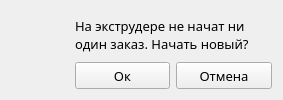
<?xml version="1.0" encoding="UTF-8"?>
<ui version="4.0">
 <class>login_Dialog</class>
 <widget class="QDialog" name="login_Dialog">
  <property name="windowModality">
   <enum>Qt::ApplicationModal</enum>
  </property>
  <property name="enabled">
   <bool>true</bool>
  </property>
  <property name="geometry">
   <rect>
    <x>0</x>
    <y>0</y>
    <width>283</width>
    <height>100</height>
   </rect>
  </property>
  <property name="minimumSize">
   <size>
    <width>283</width>
    <height>100</height>
   </size>
  </property>
  <property name="maximumSize">
   <size>
    <width>350</width>
    <height>130</height>
   </size>
  </property>
  <property name="windowTitle">
   <string>Новый заказ</string>
  </property>
  <property name="windowIcon">
   <iconset>
    <normaloff>question.png</normaloff>question.png</iconset>
  </property>
  <property name="modal">
   <bool>true</bool>
  </property>
  <layout class="QGridLayout" name="gridLayout">
   <property name="verticalSpacing">
    <number>3</number>
   </property>
   <item row="1" column="2">
    <widget class="QPushButton" name="ok_button">
     <property name="minimumSize">
      <size>
       <width>0</width>
       <height>27</height>
      </size>
     </property>
     <property name="font">
      <font>
       <family>Amazon Ember Display</family>
       <pointsize>10</pointsize>
      </font>
     </property>
     <property name="focusPolicy">
      <enum>Qt::NoFocus</enum>
     </property>
     <property name="text">
      <string>Ок</string>
     </property>
    </widget>
   </item>
   <item row="1" column="3">
    <widget class="QPushButton" name="cancel_button">
     <property name="minimumSize">
      <size>
       <width>0</width>
       <height>27</height>
      </size>
     </property>
     <property name="font">
      <font>
       <family>Amazon Ember Display</family>
       <pointsize>10</pointsize>
      </font>
     </property>
     <property name="focusPolicy">
      <enum>Qt::NoFocus</enum>
     </property>
     <property name="text">
      <string>Отмена</string>
     </property>
    </widget>
   </item>
   <item row="0" column="1">
    <widget class="QLabel" name="pass_input_label">
     <property name="sizePolicy">
      <sizepolicy hsizetype="MinimumExpanding" vsizetype="MinimumExpanding">
       <horstretch>0</horstretch>
       <verstretch>0</verstretch>
      </sizepolicy>
     </property>
     <property name="minimumSize">
      <size>
       <width>58</width>
       <height>58</height>
      </size>
     </property>
     <property name="maximumSize">
      <size>
       <width>58</width>
       <height>58</height>
      </size>
     </property>
     <property name="font">
      <font>
       <family>Amazon Ember Display</family>
       <pointsize>10</pointsize>
      </font>
     </property>
     <property name="text">
      <string/>
     </property>
     <property name="pixmap">
      <pixmap>question.png</pixmap>
     </property>
     <property name="scaledContents">
      <bool>true</bool>
     </property>
     <property name="alignment">
      <set>Qt::AlignLeading|Qt::AlignLeft|Qt::AlignVCenter</set>
     </property>
     <property name="wordWrap">
      <bool>true</bool>
     </property>
    </widget>
   </item>
   <item row="0" column="2" colspan="2">
    <widget class="QLabel" name="label">
     <property name="font">
      <font>
       <family>Amazon Ember Display</family>
       <pointsize>10</pointsize>
      </font>
     </property>
     <property name="text">
      <string>На экструдере не начат ни один заказ. Начать новый?</string>
     </property>
     <property name="wordWrap">
      <bool>true</bool>
     </property>
     <property name="margin">
      <number>5</number>
     </property>
    </widget>
   </item>
  </layout>
 </widget>
 <resources/>
 <connections/>
</ui>
